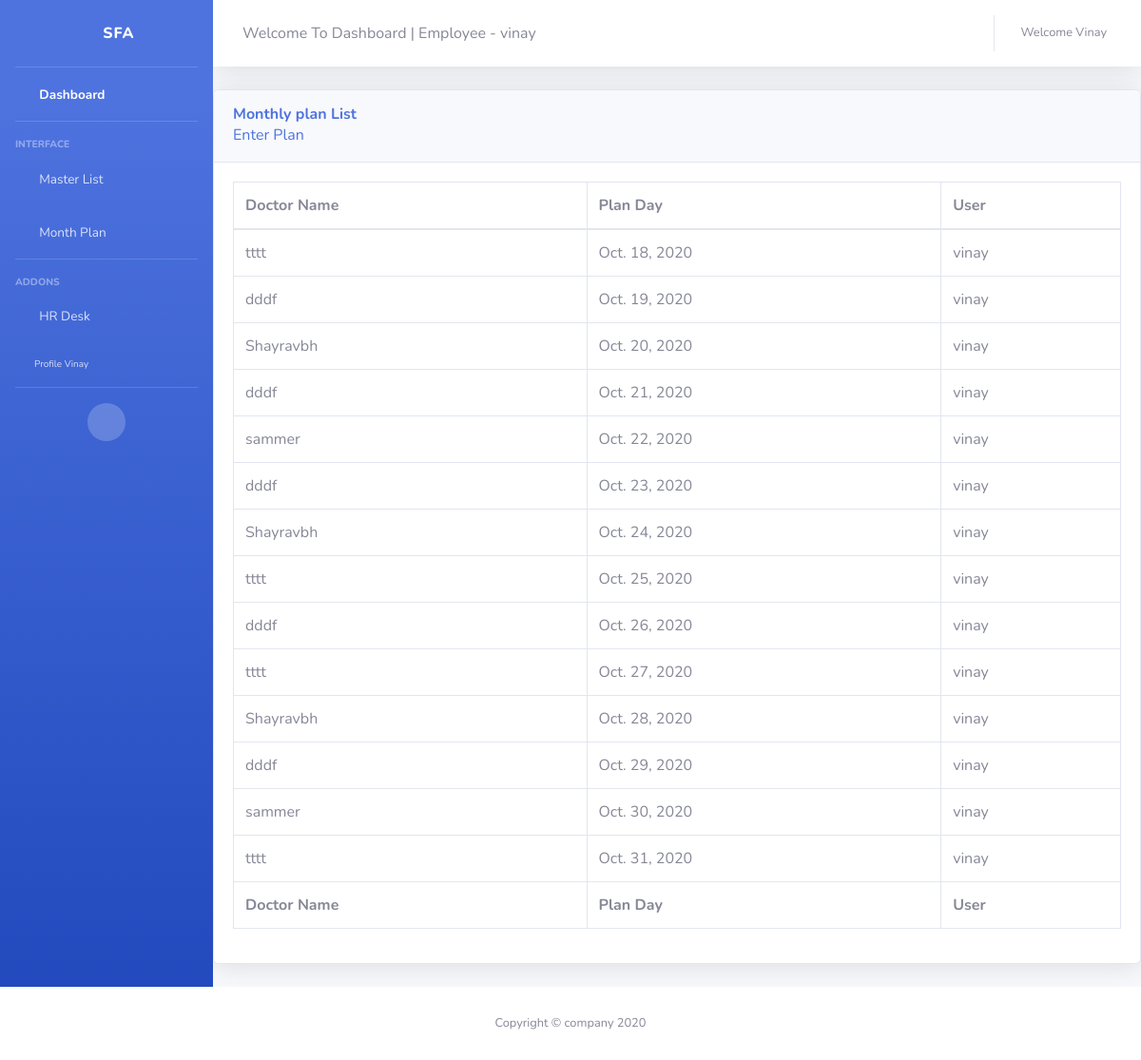
Screenshot of /report/monthlyplanlist/ (signed in) with the database file from the repository.
### accounts/models.py (models this page shows)
class User(AbstractUser):
	is_se = models.BooleanField(default = False)
	is_abm = models.BooleanField(default = False)
	is_rbm = models.BooleanField(default = False)
	is_zbm = models.BooleanField(default = False)
	is_admin = models.BooleanField(default = False)
	username = models.CharField(max_length = 15,unique=True)
	first_name = models.CharField(max_length = 15)
	last_name = models.CharField(max_length = 15)
	email = models.EmailField()
	mobile_number = models.CharField(max_length = 15 ,null = True , blank = True)

### report/models.py (models this page shows, shortened)
class Monthlyplan(models.Model):
	is_approved = models.BooleanField(default = False)
	is_rejected = models.BooleanField(default = False)
	user 	= models.ForeignKey(User, on_delete= models.CASCADE)
	doctor_name = models.ForeignKey(DrMasterList,on_delete=models.CASCADE)
	plan_date = models.DateField()

class DrMasterList(models.Model):
	is_approved = models.BooleanField(default = False)
	is_rejected = models.BooleanField(default = False)
	dr_name 		= models.CharField(max_length = 100)
	city 			= models.CharField(max_length = 100)
	dr_speciality	=  models.CharField(max_length = 100, choices = SPECIALITY )
	user 			= models.ForeignKey(User, on_delete= models.CASCADE)
	def __str__(self):
		return self.dr_name

### report/views.py (the view)
# urls.py: path('monthlyplanlist/', views.MonthlyplanList, name = 'month-planlist'),
def MonthlyplanList(request):
	monthlyplan = Monthlyplan.objects.filter(user = request.user)
	return render(request,"../templates/report/monthlyplanlist.html",{"monthlyplan":monthlyplan})

### report/templates/report/monthlyplanlist.html (shortened to what this page needs)
{% extends 'report/main3.html'%}
{% load crispy_forms_tags %}
{% block content %}
          <div class="card shadow mb-4">
            <div class="card-header py-3">
              <h6 class="m-0 font-weight-bold text-primary">Monthly plan List </h6>
              <a href="{% url 'month-planing' %}"> Enter Plan</a>
            </div>
            <div class="card-body">
              <div class="table-responsive">
                <table class="table table-bordered" id="dataTable" width="100%" cellspacing="0">
                  <thead>
                    <tr>
                      <th>Doctor Name</th>
                      <th>Plan Day</th>
                      <th>User</th>
                    </tr>
                  </thead>
                  <tfoot>
                    <tr>
                      <th>Doctor Name</th>
                      <th>Plan Day</th>
                      <th>User</th>
                    </tr>
                  </tfoot>
                  <tbody>
                      {% for plan in monthlyplan %}
                          <tr>
                           <td> {{ plan.doctor_name }}</td>
                          <td> {{ plan.plan_date }}</td>
                          <td> {{ plan.user }}</td>
                          </tr>
                        {% endfor %}
                  </tbody>
                </table>
              </div>
            </div>
          </div>
        </div>
</div>
{% endblock content %}

### report/templates/report/main3.html (shortened to what this page needs)
{% load static %}
<!DOCTYPE html>
<html lang="en">
<head>
  <link href="{% static 'report/vendor/fontawesome-free/css/all.min.css' %} " rel="stylesheet" type="text/css">
  <link href="{% static 'report/css/sb-admin-2.min.css' %}" rel="stylesheet">
</head>
<body id="page-top">
  <div id="wrapper">
    <ul class="navbar-nav bg-gradient-primary sidebar sidebar-dark accordion" id="accordionSidebar">
      <a class="sidebar-brand d-flex align-items-center justify-content-center" href="{% url 'report-home'%}">
        <div class="sidebar-brand-icon rotate-n-15">
          <i class="fas fa-laugh-wink"></i>
        </div>
        <div class="sidebar-brand-text mx-3">SFA  <sup></sup></div>
      </a>
      <hr class="sidebar-divider my-0">
      <li class="nav-item active">
        <a class="nav-link" href="{% url 'report-home'%}">
          <i class="fas fa-fw fa-tachometer-alt"></i>
          <span>Dashboard</span></a>
      </li>
      <hr class="sidebar-divider">
      <div class="sidebar-heading">
        Interface
      </div>
      <li class="nav-item">
        <a class="nav-link collapsed" href="#" data-toggle="collapse" data-target="#collapseTwo" aria-expanded="true" aria-controls="collapseTwo">
          <i class="fas fa-fw fa-cog"></i>
          <span>Master List</span>
        </a>
      </li>
      <li class="nav-item">
        <a class="nav-link collapsed" href="#" data-toggle="collapse" data-target="#collapseUtilities" aria-expanded="true" aria-controls="collapseUtilities">
          <i class="fas fa-fw fa-wrench"></i>
          <span>Month Plan</span>
        </a>
      </li>
      <hr class="sidebar-divider">
      <div class="sidebar-heading">
        Addons
      </div>
      <li class="nav-item">
        <a class="nav-link" href="{% url 'direct-hr'%}">
          <i class="fas fa-fw fa-chart-area"></i>
          <span>HR Desk</span></a>
      </li>
 {% if user.is_authenticated %}
              {% if user.is_se %}
                        <li class="nav-item">
                            <a class="nav-link" href="{% url 'se_profile' %}">
                              <i class="fas fa-fw fa-chart-area"></i>
                              <span>SE {{user.username}}</span></a>
                          </li>
              {% elif user.is_abm %}
                        <li class="nav-item">
                            <a class="nav-link" href="{% url 'abm_profile' %}">
                              <i class="fas fa-fw fa-chart-area"></i>
                              <span>ABM {{user.username}}</span></a>
                          </li>
              {% elif user.is_zbm %}
                          <li class="nav-item">
                            <a class="nav-link" href="{% url 'zbm_profile' %}">
                              <i class="fas fa-fw fa-chart-area"></i>
                              <span>ZBM {{user.username}}</span></a>
                          </li>
              {% elif user.is_rbm %}
                    <li class="nav-item">
                            <a class="nav-link" href="{% url 'rbm_profile' %}">
                              <i class="fas fa-fw fa-chart-area"></i>
                              <span>RBM {{user.username}}</span></a>
                          </li>
              {% else %}
              <li class="nav-item" style="padding-left: 20px;">
                  <a class="nav-link" href="#" style="font-size: 10px; text-transform :capitalize;">Profile {{ user.username }}</a>
                </li>
              {% endif %}
  {% endif %}
      <hr class="sidebar-divider d-none d-md-block">
      <div class="text-center d-none d-md-inline">
        <button class="rounded-circle border-0" id="sidebarToggle"></button>
      </div>
    </ul>
    <div id="content-wrapper" class="d-flex flex-column">
      <div id="content">
        <nav class="navbar navbar-expand navbar-light bg-white topbar mb-4 static-top shadow">
          <form class="d-none d-sm-inline-block form-inline mr-auto ml-md-3 my-2 my-md-0 mw-100 navbar-search">
            <div class="input-group">
              <div class="input-group-append">
                Welcome To Dashboard | Employee  -  {{user.username}}
              </div>
            </div>
          </form>
          <ul class="navbar-nav ml-auto">
            <li class="nav-item dropdown no-arrow mx-1">
              <a class="nav-link dropdown-toggle" href="https://www.gmail.com" id="messagesDropdown" role="button" data-toggle="dropdown" aria-haspopup="true" aria-expanded="false">
                <i class="fas fa-envelope fa-fw"></i>
              </a>
            </li>
            <li class="nav-item dropdown no-arrow">
              <a class="nav-link dropdown-toggle" href="#" id="userDropdown" role="button" data-toggle="dropdown" aria-haspopup="true" aria-expanded="false">
                <span class="mr-2 d-none d-lg-inline text-gray-600 small" style="text-transform: capitalize;">Welcome {{user.username}}</span>
              </a>
            </li>
          </ul>
        </nav>
          {%  block content %}
      </div>
      <footer class="sticky-footer bg-white">
        <div class="container my-auto">
          <div class="copyright text-center my-auto">
            <span>Copyright &copy; company 2020</span>
          </div>
        </div>
      </footer>
</body>
</html>

### rows the page displays
User: username "Vinay", username "vinay"
Monthlyplan: doctor_name "tttt", plan_date "Oct. 18, 2020", user "vinay"
Monthlyplan: doctor_name "dddf", plan_date "Oct. 19, 2020", user "vinay"
Monthlyplan: doctor_name "Shayravbh", plan_date "Oct. 20, 2020", user "vinay"
Monthlyplan: doctor_name "dddf", plan_date "Oct. 21, 2020", user "vinay"
Monthlyplan: doctor_name "sammer", plan_date "Oct. 22, 2020", user "vinay"
Monthlyplan: doctor_name "dddf", plan_date "Oct. 23, 2020", user "vinay"
Monthlyplan: doctor_name "Shayravbh", plan_date "Oct. 24, 2020", user "vinay"
Monthlyplan: doctor_name "tttt", plan_date "Oct. 25, 2020", user "vinay"
Monthlyplan: doctor_name "dddf", plan_date "Oct. 26, 2020", user "vinay"
Monthlyplan: doctor_name "tttt", plan_date "Oct. 27, 2020", user "vinay"
Monthlyplan: doctor_name "Shayravbh", plan_date "Oct. 28, 2020", user "vinay"
Monthlyplan: doctor_name "dddf", plan_date "Oct. 29, 2020", user "vinay"
Monthlyplan: doctor_name "sammer", plan_date "Oct. 30, 2020", user "vinay"
Monthlyplan: doctor_name "tttt", plan_date "Oct. 31, 2020", user "vinay"
